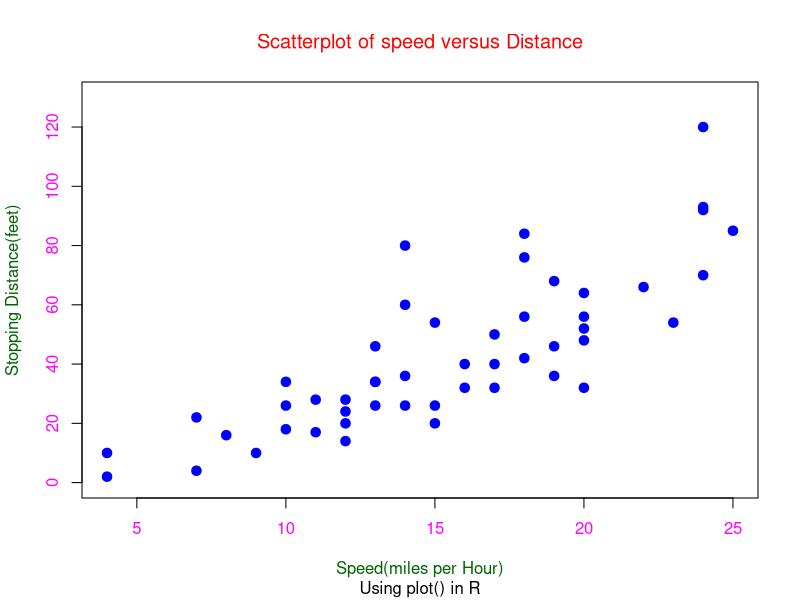
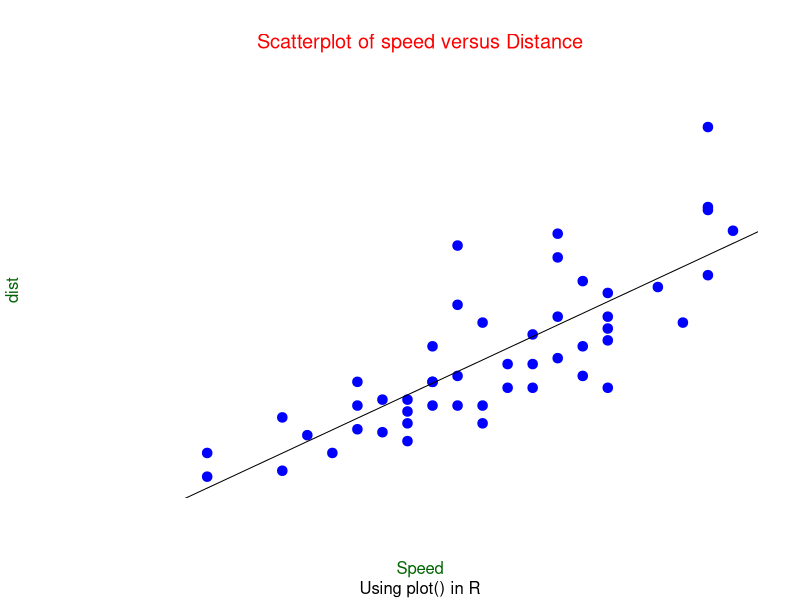
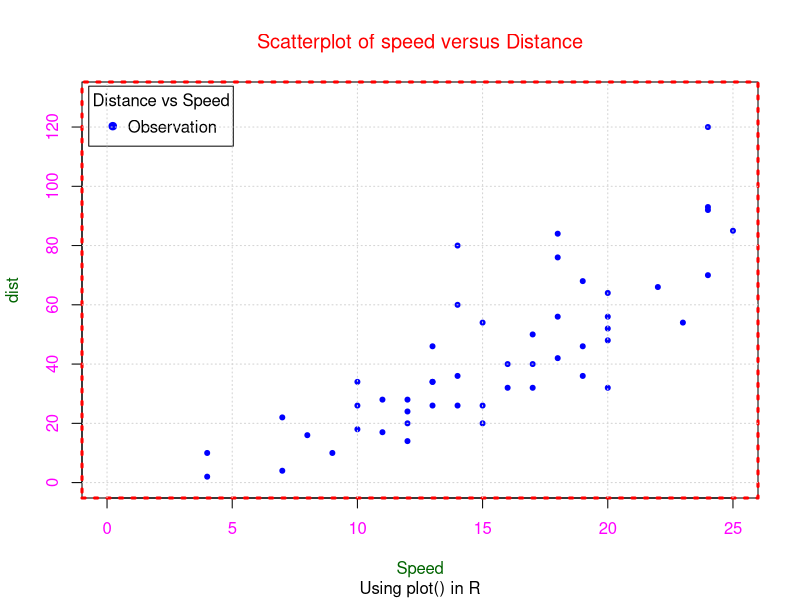
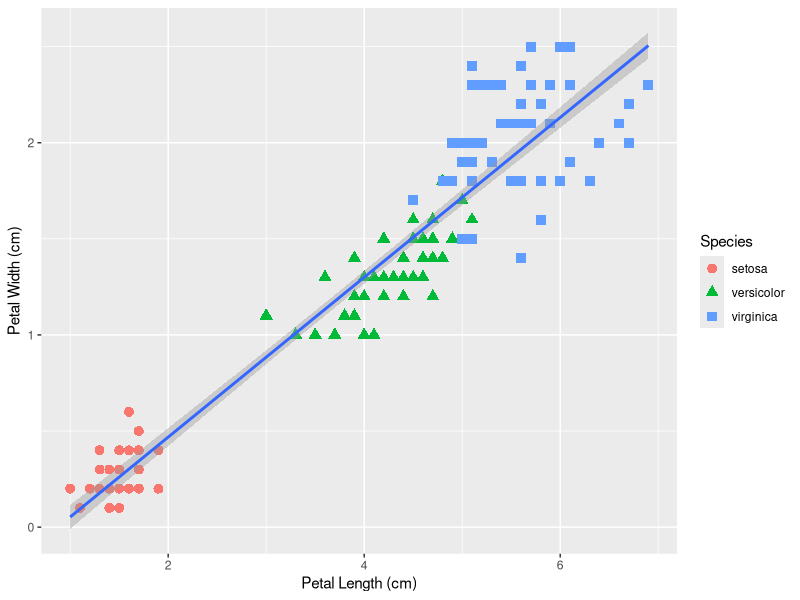
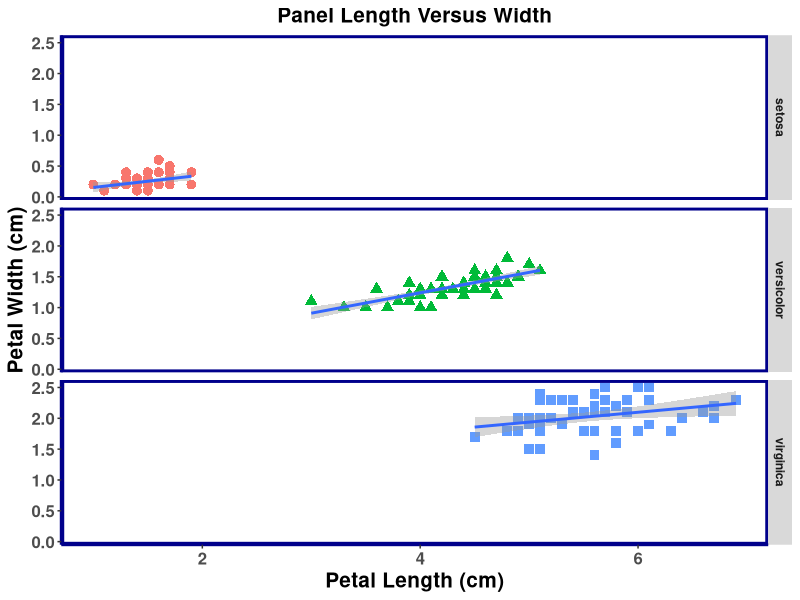
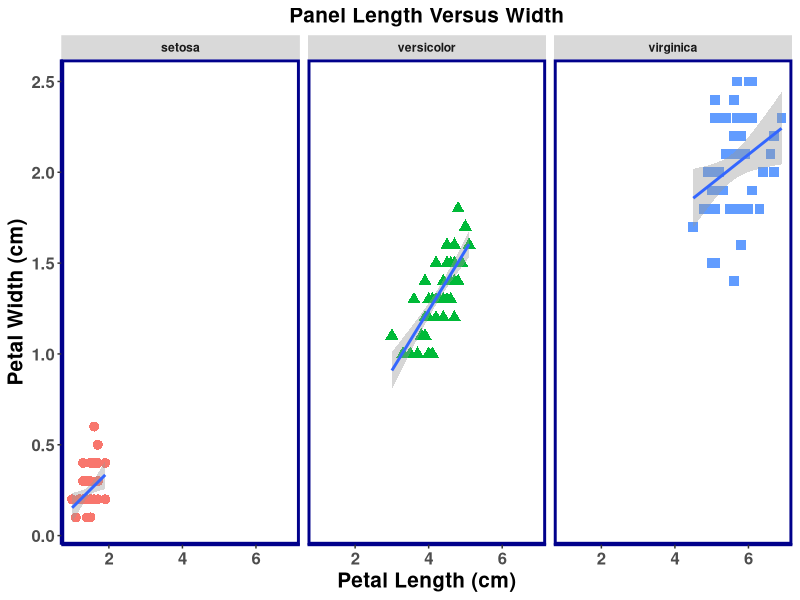
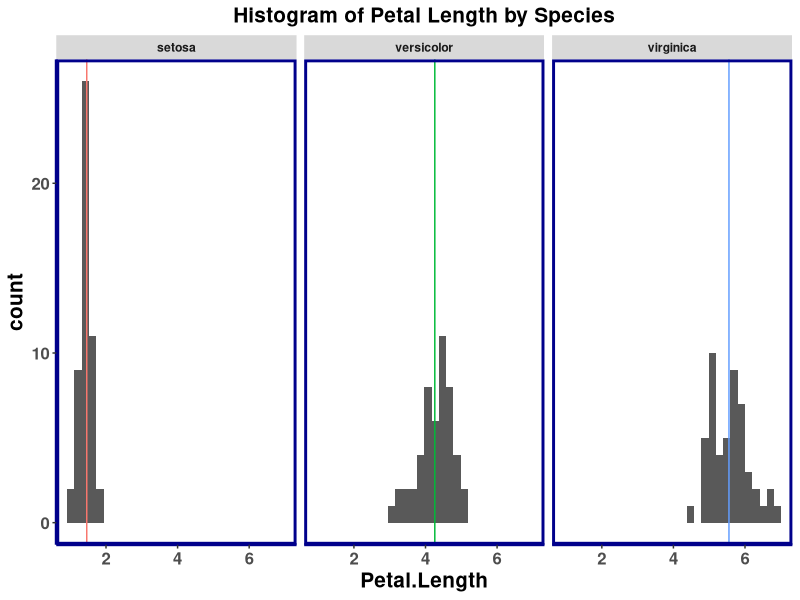
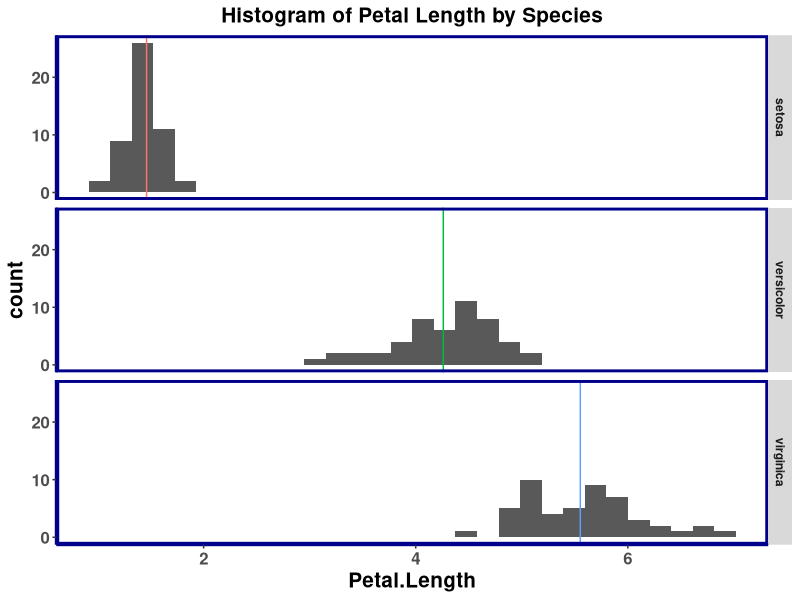

R code for these plots, in order: (Note: this script raises an error after producing the figures.)
## ---- chunk 1
##1(a) Reproducing Figure 1

attach(cars) 
require(stats)
plot(dist ~ speed, data=cars,ylim=c(0,130),pch=20,cex=1.9, col="blue",
        main ="Scatterplot of speed versus Distance",
       sub="Using plot() in R", xlab="Speed(miles per Hour)",
       ylab="Stopping Distance(feet)",
      col.axis="magenta",col.main="red",
     font.main=1.5,font.lab=1.5,col.lab="darkgreen")
##plotting dist and speed with a tittle, Subtitle color
##formate and front size of text

##1(b) Reproducing Figure @
plot(dist ~ speed, data=cars,ylim=c(0,130),xlim=c(0,25),
          pch=20,cex=1.9,col="blue",
          main ="Scatterplot of speed versus Distance",
          sub="Using plot() in R", xlab="Speed", ylab="dist",
          col.axis="magenta",col.main="red",
     font.main=1.5,font.lab=1.5,col.lab="darkgreen",
     axes=FALSE) ## turning off the axes of the Figure 1 


abline(lm(dist ~ speed,data=cars))##drawing a line of best fit

##grid
plot(dist ~ speed, data=cars,ylim=c(0,130),xlim=c(0,25),
     pch=20, col="blue",
     main ="Scatterplot of speed versus Distance",
     sub="Using plot() in R", xlab="Speed", ylab="dist",
     col.axis="magenta",col.main="red",font.main=1.5,font.lab=1.5,
     col.lab="darkgreen")

     box(col="red",lwd=3,lty=3)
     legend("topleft",inset=0.01,title="Distance vs Speed",
     legend=c("Observation"),col=c("blue"),pch=19, horiz=TRUE)
grid()

##adding grid, and box and legend and fixing some front and size of the text

     


##2(a) 
data(iris)
attach(iris)

summary(Sepal.Length) ##summary of Sepal.length

summary(Sepal.Width) ##summary of Sepal.Width

summary(Petal.Length) ##summary of Petal.length

summary(Petal.Width) ##summary of Petal.length

 
 
##2(b) Reproducing  figure 3
library(ggplot2) 


a<-ggplot(data = iris, aes(Petal.Length, Petal.Width)) 
## gg plot of variable Petal.Length and Petal.Width 
  

a+geom_point(aes(color = Species, shape = Species),size=3) + 
  geom_smooth(method = "lm") +
  xlab("Petal Length (cm)") + ylab("Petal Width (cm)" )

## drawing a geom point with some color and shape and a best fit smooth line
## and addind some axis title
 

## Reproducing Figure 4
a<-ggplot(data = iris, aes(Petal.Length, Petal.Width)) 

ab<-a+geom_point(aes(color = Species, shape = Species),size=3)+
    geom_smooth(method = "lm")+ggtitle("Panel Length Versus Width")+
    xlab("Petal Length (cm)") +
    ylab("Petal Width (cm)" )+
    
    theme(plot.title = element_text(size = 15, face = "bold" , hjust=.5),   
          axis.text = element_text(size=12, face="bold"), 
          axis.title = element_text(size=15, face="bold"),
          
         panel.grid.major = element_blank(),panel.grid.minor = element_blank(),
         panel.background = element_blank(),
         axis.line = element_line("darkblue", size = 1, linetype = "solid"),     
         text = element_text(face="bold"),legend.position = "none",
        panel.border = element_rect(colour="darkblue",
                                    fill="NA",size = 2, linetype = "solid"))
  ##Added some theme with figure 1. Changed the text shape, size, panel background
  ## color, legend posistion, panel border.
  
  ab+facet_grid(Species ~ .)## Added facet

## Reproducing figure 5
  
a<-ggplot(data = iris, aes(Petal.Length, Petal.Width)) 
  
  
ab<-a+geom_point(aes(color = Species, shape = Species),size=3)+
    geom_smooth(method = "lm")+ggtitle("Panel Length Versus Width")+
    xlab("Petal Length (cm)") +
    ylab("Petal Width (cm)" )+
    
theme(plot.title = element_text(size = 15, face = "bold" , hjust=.5),   
          axis.text = element_text(size=12, face="bold"), 
          axis.title = element_text(size=15, face="bold"),
          panel.grid.major = element_blank(),panel.grid.minor = element_blank(),
          panel.background = element_blank(),
          axis.line = element_line("darkblue", size = 1, linetype = "solid"),     
          text = element_text(face="bold"),legend.position = "none",
          panel.border = element_rect(colour="darkblue", 
                                      fill="NA",size = 2, linetype = "solid"))
ab+facet_grid(. ~ Species)
## changed the facet to reproduce figure 5
  

##figure 6
  library(plyr)
  library(ggplot2)
  
  data(iris)
  vert.line<-ddply(iris, .(Species), function(sp) {mean(sp$Petal.Length)})
 p<- ggplot(data = iris, aes(Petal.Length))
 
 ## ggplot of data Patel.Length
  
 bp<- p+geom_histogram() +
    geom_vline(data = vert.line, aes(xintercept = V1, color = Species)) +
   ## Adding a verticle line in histogram
    ggtitle("Histogram of Petal Length by Species")+ ylab("count")+
   
    theme(plot.title = element_text(size = 15, face = "bold" , hjust=.5),   
          axis.text = element_text(size=12, face="bold"), 
          axis.title = element_text(size=15, face="bold"),
          panel.grid.major = element_blank(),panel.grid.minor = element_blank(),
          panel.background = element_blank(),
          axis.line = element_line("darkblue", size = 1, linetype = "solid"),     
          text = element_text(face="bold"),legend.position = "none",
          panel.border = element_rect(colour="darkblue", 
                                      fill="NA",size = 2, linetype = "solid"))
        bp+facet_grid(. ~ Species)
        ##Changed the facet to reproduce figure 6
    
  
##Reproducing Figure 7
p<- ggplot(data = iris, aes(Petal.Length))
        
        
bp<- p+geom_histogram() +
          geom_vline(data = vert.line, aes(xintercept = V1, color = Species)) +
          ggtitle("Histogram of Petal Length by Species")+ ylab("count")+
          
  theme(plot.title = element_text(size = 15, face = "bold" , hjust=.5),   
                axis.text = element_text(size=12, face="bold"), 
                axis.title = element_text(size=15, face="bold"),
                panel.grid.major = element_blank(),
                panel.grid.minor = element_blank(),
                panel.background = element_blank(),
                axis.line = element_line("darkblue", size = 1,
                                         linetype = "solid"),     
                text = element_text(face="bold"),legend.position = "none",
                panel.border = element_rect(colour="darkblue",
                                          fill="NA",size = 2, linetype = "solid"))
        bp+facet_grid(Species ~ .)
        
    ##Chaned the facet to reproduce figure
        
  
##2(d)Producing Boxplot of Sepal length by Species
         
  boxplot(Sepal.Length ~ Species, boxwex=0.5 , 
          main ="Boxplot of Sepal.Length vs Species",
          sub="Using plot() in R", xlab="Species",
          ylab="Sepal length(cm)",
          col.axis="magenta",col.main="red",
          font.main=1.5,font.lab=1.5,col.lab="darkgreen")
  ##Added boxwex, axis title, color and font with  a box plot


        
#3.Reproducing figure 8:ggplot of unemployment and time series
data(economics)
ggplot(data =economics, aes(date,unemploy))+geom_line()

##4(a)
##install.packages("Hmisc",dep=TRUE) 
#install.packages("MASS")
str(survey)

describe(survey)

summary(survey)

#codebook(survey)
## Stucture, describe ,summary and codebook of survey dataset

##4(b)
attach(survey) 
#install.packages("vcd")
#install.packages("epiDisplay")

mytable<-table(Sex, Exer, Smoke)
ftable(mytable)## table of SEx Exer and Smoke

prop.table(table(Sex, Exer, Smoke)) ##Prop.Table

tab1(table(Sex, Exer, Smoke))# tab1

##tappct
tabpct(Sex,Sex,decimal=1)
tabpct(Exer,Exer,decimal=1)
tabpct(Smoke,Smoke,decimal=1)

##4(c) Contingency table nad Chisq test
Smoke.sex<-table(Smoke,Sex)
smoke.exer<-table(Smoke, Exer)
sex.exer<-table(Sex,Exer)

chisq.test(Smoke.sex)## chisquare test
chisq.test(sex.exer)
chisq.test(smoke.exer)
##I think the chisquare test of sex.exer is the most significant out 
##of three and has p value of close to .05. 


##4(d)
data("survey")
ff <- lm(Height ~ Wr.Hnd, data = survey)
summary(ff) 
# calculation of Pearson's correlation coefficient
cor(survey$Wr.Hnd, survey$Height, use = "complete")  


#Here r=.600 which means the pearson correlation and coefficient of Height and 
## Wr.Hnd has moderately strong  positive relationship where r=60%
##

library(psych)
dat0 <- survey[, c("Pulse", "Age", "Height","NW.Hnd", "Wr.Hnd")] 
pairs.panels(dat0)
##NW,Hnd and WR.HND are highly correlated with pearson correlation coeff.=.95

#5(a)##Summary Statistics
tapply(Pulse,Exer,summary,sd)

aggregate(Pulse,by=list(Exer), FUN=c("mean","sd"))

summ(Pulse, by=Exer)

##summary statistic: People Who do not do any exercise their standard deviation of
## Pulse rate is higher than those who do exercise frequently or somtime.

#5(b)
##install.packages("MASS")
data(survey)
ff <- aov(survey$Pulse ~ survey$Exer) ##analysis of variance
summary(ff)

#5(c)
TukeyHSD(ff)##we can see that p adj of some-Freq here is significant
##which is less that .05.
confint(ff) #Confidence interval

lm(survey$Pulse ~ survey$Exer)

##6(a)
data("VADeaths") ##Loading VADeaths
print("VADeaths")

##6(b)
##Reproducing figure 10(a)

par(family = "times", font = 1, font.lab = 1, font.axis = 2)
barplot(VADeaths, beside = TRUE, legend = TRUE,
        main="Death rates in Virginia", sub="(a) bar chart" ,
        ylab="Deaths per 1000", args.legend = list(x = "topright", bty = "n", inset=c(0.1, -.1)))
                                      

####Reproducing figure 10(b)
dotchart(VADeaths, xlim = c(0, 75), cex=.7,
         main="Death rates in Virginia", sub="(b)dotchart" ,
         xlab="Deaths per 1000") 




